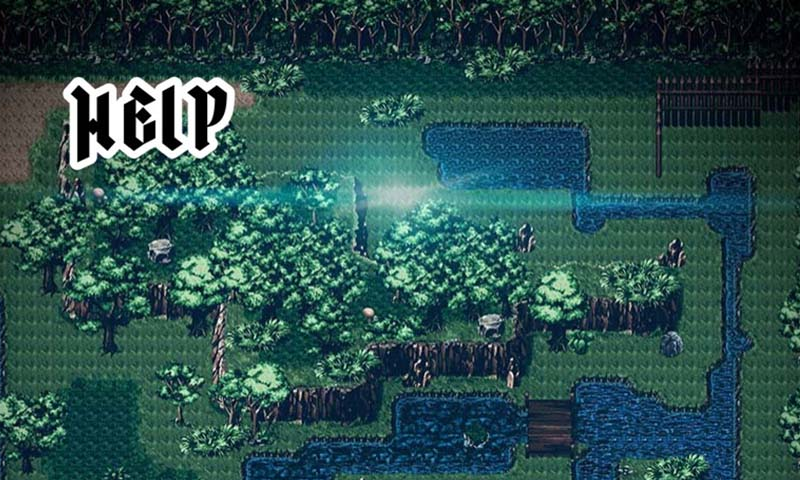

This is a level from a 2D game, rendered from its Tiled map with the project's own tilesets. A one-line summary and the map file follow, with tile-layer data summarised:
An orthogonal 25x15 tile map with 32x32 px tiles, 1 tile layer (块层 1).

<map version="1.2" tiledversion="1.2.1" orientation="orthogonal" renderorder="right-down" width="25" height="15" tilewidth="32" tileheight="32" infinite="0" nextlayerid="2" nextobjectid="1">
 <tileset firstgid="1" name="帮助bg" tilewidth="32" tileheight="32" tilecount="420" columns="28">
  <image source="帮助bg.jpg" width="900" height="506" />
 </tileset>
 <layer id="1" name="块层 1" width="25" height="15">
  <data>[375 cells, 375 non-empty, 375 distinct tile ids]</data>
 </layer>
</map>